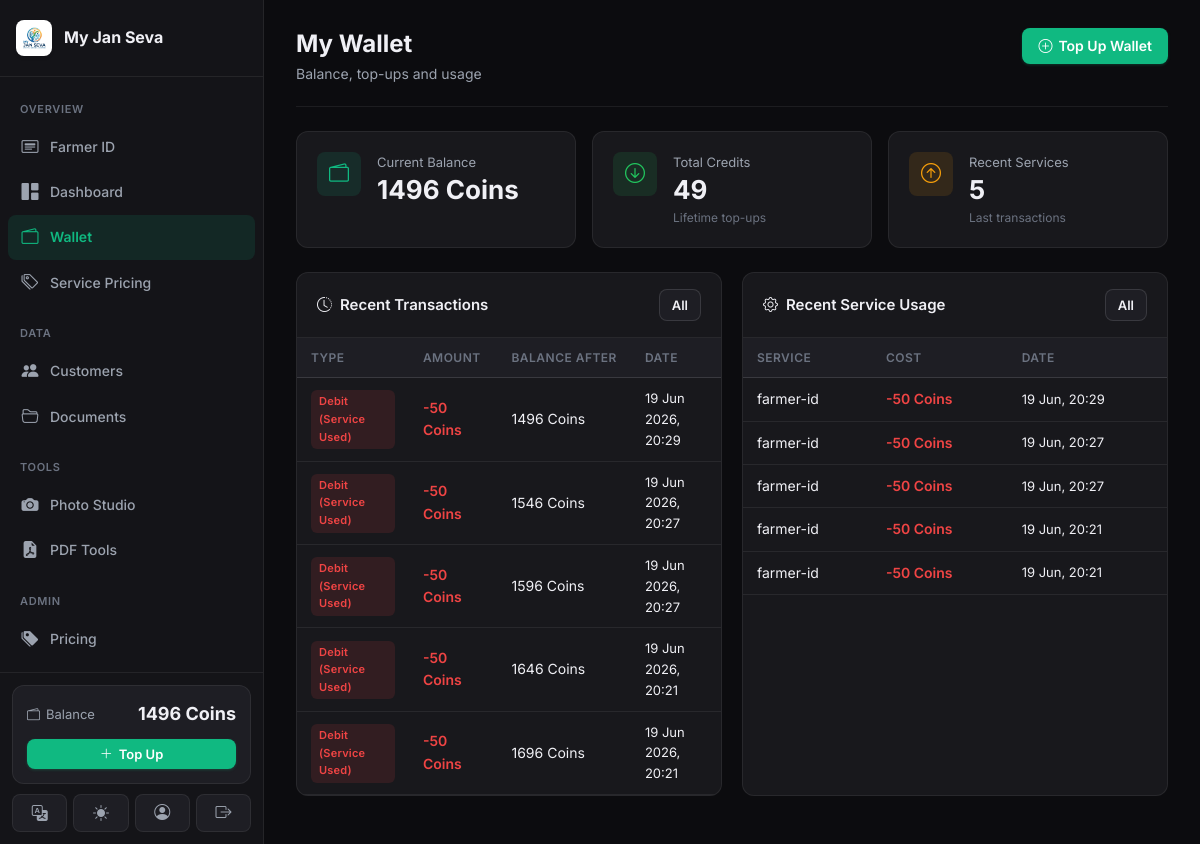
Before: /wallet/ (signed in) with the older database file.
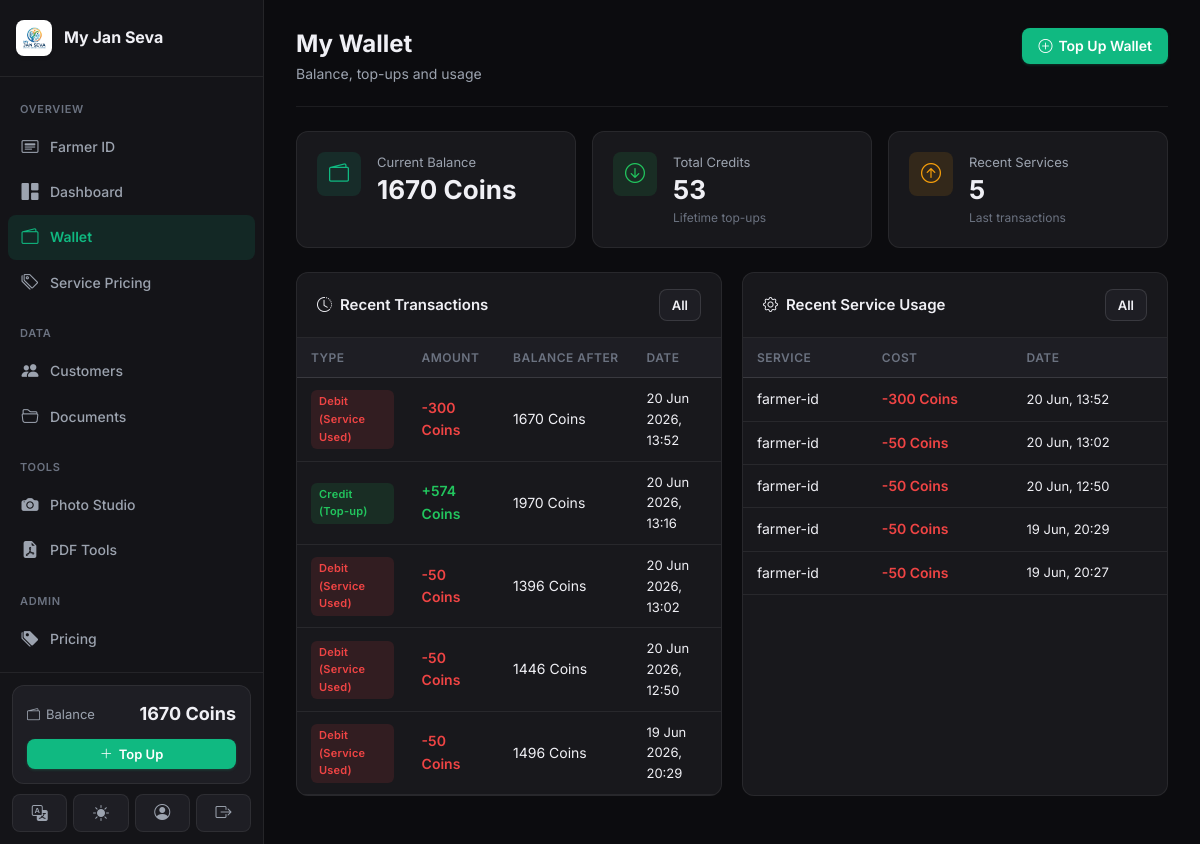
After: the same page with the newer database file.
### apps/wallet/models.py (models this page shows, shortened)
class Wallet(models.Model):
    user = models.OneToOneField(settings.AUTH_USER_MODEL, on_delete=models.CASCADE, related_name='wallet')
    balance = models.DecimalField(max_digits=10, decimal_places=2, default=Decimal('0.00'))
    created_at = models.DateTimeField(auto_now_add=True)
    updated_at = models.DateTimeField(auto_now=True)

class WalletTransaction(models.Model):
    TYPE_CHOICES = [
        ('credit', 'Credit (Top-up)'),
        ('debit',  'Debit (Service Used)'),
        ('refund', 'Refund'),
    ]
    METHOD_CHOICES = [
        ('razorpay', 'Razorpay'),
        ('upi',      'UPI'),
        ('qr',       'QR Payment'),
        ('manual',   'Manual / Admin'),
        ('system',   'System'),
    ]
    wallet = models.ForeignKey(Wallet, on_delete=models.CASCADE, related_name='transactions')
    amount = models.DecimalField(max_digits=10, decimal_places=2)
    transaction_type = models.CharField(max_length=10, choices=TYPE_CHOICES)
    method = models.CharField(max_length=20, choices=METHOD_CHOICES, default='system')
    balance_after = models.DecimalField(max_digits=10, decimal_places=2)
    reference_id = models.CharField(max_length=100, blank=True)
    note = models.CharField(max_length=255, blank=True)
    created_at = models.DateTimeField(auto_now_add=True)
    class Meta:
        ordering = ['-created_at']

class UsageRecord(models.Model):
    user = models.ForeignKey(settings.AUTH_USER_MODEL, on_delete=models.CASCADE, related_name='usage_records')
    service_name = models.CharField(max_length=100)
    service_slug = models.CharField(max_length=100)
    cost = models.DecimalField(max_digits=8, decimal_places=2)
    balance_after = models.DecimalField(max_digits=10, decimal_places=2)
    extra_data = models.JSONField(default=dict, blank=True)
    created_at = models.DateTimeField(auto_now_add=True)
    class Meta:
        ordering = ['-created_at']

### apps/wallet/views.py (the view)
# urls.py: path('', views.wallet_dashboard, name='dashboard'),
@login_required
def wallet_dashboard(request):
    wallet, _ = Wallet.objects.get_or_create(user=request.user)
    recent_txns = WalletTransaction.objects.filter(wallet=wallet)[:5]
    recent_usage = UsageRecord.objects.filter(user=request.user)[:5]
    return render(request, 'wallet/dashboard.html', {
        'wallet': wallet,
        'recent_txns': recent_txns,
        'recent_usage': recent_usage,
        'page_title': 'My Wallet',
    })

### apps/accounts/models.py (called while the page is built)
    @property
    def is_admin(self):
        return self.role == 'admin'

### apps/core/context_processors.py (called while the page is built)
def site_settings(request):
    return {
        'SITE_NAME': 'My Jan Seva',
        'SITE_TAGLINE': 'Complete Document & ID Services Platform',
    }

### apps/pricing/context_processors.py (called while the page is built)
def service_prices(request):
    prices = cache.get('service_prices')
    if prices is None:
        prices = {s.slug: s for s in Service.objects.filter(is_active=True)}
        cache.set('service_prices', prices, 300)
    return {'service_prices': prices}

### apps/wallet/context_processors.py (called while the page is built)
def wallet_balance(request):
    if request.user.is_authenticated:
        try:
            balance = request.user.wallet.balance
        except Wallet.DoesNotExist:
            balance = 0
        return {'wallet_balance': balance}
    return {'wallet_balance': 0}

### templates/wallet/dashboard.html
{% extends "base.html" %}
{% load humanize %}
{% block content %}
<div class="page-header">
  <div><h1>My Wallet</h1><div class="subtitle">Balance, top-ups and usage</div></div>
  <a href="{% url 'wallet:topup' %}" class="btn btn-primary"><i class="bi bi-plus-circle"></i> Top Up Wallet</a>
</div>
<div class="stat-grid" style="grid-template-columns:repeat(3,1fr)">
  <div class="stat-card">
    <div class="stat-icon indigo"><i class="bi bi-wallet2"></i></div>
    <div class="stat-info">
      <div class="label">Current Balance</div>
      <div class="value">{{ wallet.balance|floatformat:0 }} Coins</div>
    </div>
  </div>
  <div class="stat-card">
    <div class="stat-icon green"><i class="bi bi-arrow-down-circle"></i></div>
    <div class="stat-info">
      <div class="label">Total Credits</div>
      <div class="value">{{ wallet.transactions.all|length }}</div>
      <div class="sub">Lifetime top-ups</div>
    </div>
  </div>
  <div class="stat-card">
    <div class="stat-icon amber"><i class="bi bi-arrow-up-circle"></i></div>
    <div class="stat-info">
      <div class="label">Recent Services</div>
      <div class="value">{{ recent_usage|length }}</div>
      <div class="sub">Last transactions</div>
    </div>
  </div>
</div>
<div class="grid-2">
  <div class="card">
    <div class="card-header">
      <div class="card-title"><i class="bi bi-clock-history"></i> Recent Transactions</div>
      <a href="{% url 'wallet:transactions' %}" class="btn btn-secondary btn-sm">All</a>
    </div>
    {% if recent_txns %}
    <div class="table-wrapper">
      <table class="data-table">
        <thead><tr><th>Type</th><th>Amount</th><th>Balance After</th><th>Date</th></tr></thead>
        <tbody>
        {% for t in recent_txns %}
        <tr>
          <td><span class="badge {% if t.transaction_type == 'credit' %}badge-success{% else %}badge-danger{% endif %}">{{ t.get_transaction_type_display }}</span></td>
          <td><span class="{% if t.transaction_type == 'credit' %}amount-positive{% else %}amount-negative{% endif %}">{% if t.transaction_type == 'credit' %}+{% else %}-{% endif %}{{ t.amount|floatformat:0 }} Coins</span></td>
          <td>{{ t.balance_after|floatformat:0 }} Coins</td>
          <td class="text-muted text-sm">{{ t.created_at|date:"d M Y, H:i" }}</td>
        </tr>
        {% endfor %}
        </tbody>
      </table>
    </div>
    {% else %}<div class="empty-state"><i class="bi bi-credit-card"></i><p>No transactions yet</p></div>{% endif %}
  </div>
  <div class="card">
    <div class="card-header">
      <div class="card-title"><i class="bi bi-gear"></i> Recent Service Usage</div>
      <a href="{% url 'wallet:usage' %}" class="btn btn-secondary btn-sm">All</a>
    </div>
    {% if recent_usage %}
    <div class="table-wrapper">
      <table class="data-table">
        <thead><tr><th>Service</th><th>Cost</th><th>Date</th></tr></thead>
        <tbody>
        {% for u in recent_usage %}
        <tr>
          <td>{{ u.service_name }}</td>
          <td><span class="amount-negative">-{{ u.cost|floatformat:0 }} Coins</span></td>
          <td class="text-muted text-sm">{{ u.created_at|date:"d M, H:i" }}</td>
        </tr>
        {% endfor %}
        </tbody>
      </table>
    </div>
    {% else %}<div class="empty-state"><i class="bi bi-bar-chart"></i><p>No usage yet</p></div>{% endif %}
  </div>
</div>
{% endblock %}

### templates/base.html (shortened to what the changed rows need)
{% load static humanize %}
<!DOCTYPE html>
<html lang="en" data-theme="dark">
<head>
  <link rel="stylesheet" href="https://cdn.jsdelivr.net/npm/bootstrap-icons@1.11.3/font/bootstrap-icons.min.css">
  <link rel="stylesheet" href="{% static 'css/main.css' %}">
</head>
<body>
{% if user.is_authenticated %}
<div class="app-shell">
  <aside class="sidebar" id="sidebar">
    <div class="sidebar-top">
      <div class="sidebar-brand">
        <div class="sidebar-brand-icon" style="background: white; box-shadow: 0 2px 4px rgba(0,0,0,0.05);"><img src="{% static 'logo.png' %}" alt="Logo" style="width: 24px; height: 24px; object-fit: contain;"></div>
        <div class="sidebar-brand-text">
          <span class="sidebar-brand-name">My Jan Seva</span>
        </div>
      </div>
    </div>
    <nav class="sidebar-nav" id="sidebarNav">
      <div class="nav-group">
        <div class="nav-group-label">Overview</div>
        <a href="{% url 'id_cards:home' %}" class="nav-link {% if request.resolver_match.namespace == 'id_cards' %}active{% endif %}">
          <i class="bi bi-card-heading"></i><span>Farmer ID</span>
        </a>
        <a href="{% url 'dashboard:home' %}" class="nav-link {% if request.resolver_match.namespace == 'dashboard' %}active{% endif %}">
          <i class="bi bi-grid-1x2-fill"></i><span>Dashboard</span>
        </a>
        <a href="{% url 'wallet:dashboard' %}" class="nav-link {% if request.resolver_match.namespace == 'wallet' %}active{% endif %}">
          <i class="bi bi-wallet2"></i><span>Wallet</span>
        </a>
        <a href="{% url 'pricing:view_pricing' %}" class="nav-link {% if request.resolver_match.url_name == 'view_pricing' %}active{% endif %}">
          <i class="bi bi-tags"></i><span>Service Pricing</span>
        </a>
      </div>
      <div class="nav-group">
        <div class="nav-group-label">Data</div>
        <a href="{% url 'customers:list' %}" class="nav-link {% if request.resolver_match.namespace == 'customers' %}active{% endif %}">
          <i class="bi bi-people-fill"></i><span>Customers</span>
        </a>
        <a href="{% url 'documents:list' %}" class="nav-link {% if request.resolver_match.namespace == 'documents' %}active{% endif %}">
          <i class="bi bi-folder2-open"></i><span>Documents</span>
        </a>
      </div>
      <div class="nav-group">
        <div class="nav-group-label">Tools</div>
        <a href="{% url 'photo_studio:workspace' %}" class="nav-link {% if request.resolver_match.namespace == 'photo_studio' %}active{% endif %}">
          <i class="bi bi-camera-fill"></i><span>Photo Studio</span>
        </a>
        <a href="{% url 'pdf_workspace:home' %}" class="nav-link {% if request.resolver_match.namespace == 'pdf_workspace' %}active{% endif %}">
          <i class="bi bi-file-earmark-pdf-fill"></i><span>PDF Tools</span>
        </a>
      </div>
      {% if user.is_admin %}
      <div class="nav-group">
        <div class="nav-group-label">Admin</div>
        <a href="{% url 'pricing:list' %}" class="nav-link {% if request.resolver_match.namespace == 'pricing' %}active{% endif %}">
          <i class="bi bi-tags-fill"></i><span>Pricing</span>
        </a>
        <a href="{% url 'wallet:admin_topup_requests' %}" class="nav-link {% if request.resolver_match.url_name == 'admin_topup_requests' %}active{% endif %}">
        </a>
      </div>
      {% endif %}
    </nav>
    <div class="sidebar-footer">
      <div class="sidebar-wallet">
        <div class="sidebar-wallet-row">
          <span class="sidebar-wallet-label"><i class="bi bi-wallet2"></i> Balance</span>
          <span class="sidebar-wallet-amt">{{ wallet_balance|floatformat:0 }} Coins</span>
        </div>
        <a href="{% url 'wallet:topup' %}" class="btn btn-primary btn-sm btn-block">
          <i class="bi bi-plus-lg"></i> Top Up
        </a>
      </div>
      <div class="sidebar-actions">
        <button id="langToggleBtn" class="sidebar-action-btn" title="Switch Language / भाषा बदलें">
          <i class="bi bi-translate"></i>
        </button>
        <button id="themeToggleBtn" class="sidebar-action-btn" title="Toggle Theme">
          <i id="themeToggleIcon" class="bi bi-sun-fill"></i>
        </button>
        <a href="{% url 'accounts:profile' %}" class="sidebar-action-btn" title="Profile">
          <i class="bi bi-person-circle"></i>
        </a>
        <a href="{% url 'accounts:logout' %}" class="sidebar-action-btn sidebar-action-btn--danger" title="Logout">
          <i class="bi bi-box-arrow-right"></i>
        </a>
      </div>
    </div>
  </aside>
  <div class="main-area">
    <main class="page-body">
      {% block content %}{% endblock %}
    </main>
  </div>
</div>
{% else %}
  {% block auth_content %}{% endblock %}
{% endif %}
</body>
</html>

Changed rows visible on the page:
no longer on this page (row unchanged): WalletTransaction: transaction_type "Debit (Service Used)", amount "50", balance_after "1546", created_at "19 Jun 2026, 20:27"
no longer on this page (row unchanged): WalletTransaction: transaction_type "Debit (Service Used)", amount "50", balance_after "1596", created_at "19 Jun 2026, 20:27"
no longer on this page (row unchanged): WalletTransaction: transaction_type "Debit (Service Used)", amount "50", balance_after "1646", created_at "19 Jun 2026, 20:21"
no longer on this page (row unchanged): WalletTransaction: transaction_type "Debit (Service Used)", amount "50", balance_after "1696", created_at "19 Jun 2026, 20:21"
no longer on this page (row unchanged): UsageRecord: service_name "farmer-id", cost "50", created_at "19 Jun, 20:27"
no longer on this page (row unchanged): UsageRecord: service_name "farmer-id", cost "50", created_at "19 Jun, 20:21"
no longer on this page (row unchanged): UsageRecord: service_name "farmer-id", cost "50", created_at "19 Jun, 20:21"
changed Wallet: balance "1496" → "1670"; transactions.all|length "49" → "53"
added WalletTransaction: transaction_type "Debit (Service Used)", amount "300", balance_after "1670", created_at "20 Jun 2026, 13:52"
added WalletTransaction: transaction_type "Credit (Top-up)", amount "574", balance_after "1970", created_at "20 Jun 2026, 13:16"
added WalletTransaction: transaction_type "Debit (Service Used)", amount "50", balance_after "1396", created_at "20 Jun 2026, 13:02"
added WalletTransaction: transaction_type "Debit (Service Used)", amount "50", balance_after "1446", created_at "20 Jun 2026, 12:50"
added UsageRecord: service_name "farmer-id", cost "300", created_at "20 Jun, 13:52"
added UsageRecord: service_name "farmer-id", cost "50", created_at "20 Jun, 13:02"
added UsageRecord: service_name "farmer-id", cost "50", created_at "20 Jun, 12:50"
